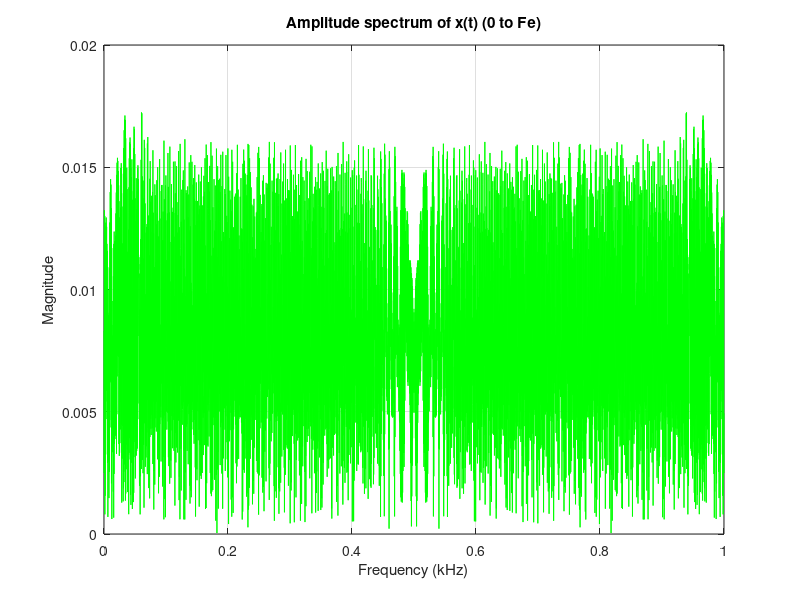
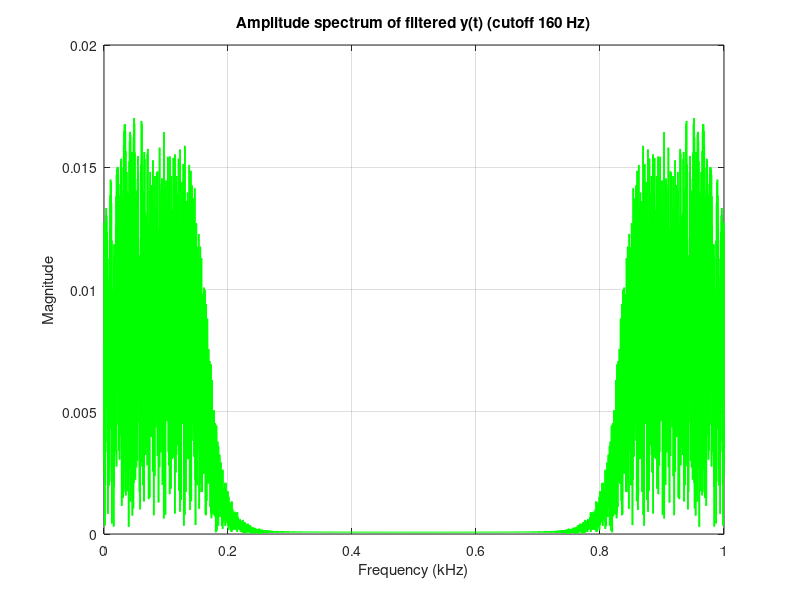

These charts were generated, in order, by the following MATLAB code:
%% Experiment 4 : Sampling and filtering (subject 1)

clc;
clear;
close all;

%% 1) Sampling parameters

Fe   = 1000;                 % Sampling frequency (Hz) for subject 1
Te   = 1 / Fe;               % Sampling period (s)
t    = (0:6400) * Te;        % Observation window (0 to 6400 samples -> 6.4 s)

%% 2) Generate x(t)
% x(t) = sin(2000 t^2) + sin(2000 t)^2/100 + sin(2000 t)/100
%        + cos(124000 t + pi/2) + sin(124000 t)

x = sin(2000*t.^2) ...
  + (sin(2000*t).^2)/100 ...
  + sin(2000*t)/100 ...
  + cos(124000*t + pi/2) ...
  + sin(124000*t);

%% 3) Amplitude spectrum of x(t) (0..Fe, axis in kHz)

N    = length(x);
Xfft = abs(fft(x)) / N;               % linear magnitude spectrum 
f_Hz = (0:N-1) * (Fe/N);              % frequency axis from 0 to Fe (Hz)
f_kHz = f_Hz / 1000;                  % in kHz

figure('Name','Amplitude spectrum of x(t)');
plot(f_kHz, Xfft, 'g');
title('Amplitude spectrum of x(t) (0 to Fe)');
xlabel('Frequency (kHz)');
ylabel('Magnitude');
xlim([0 Fe/1000]);                    % 0 .. Fe in kHz
grid on;

%% 4) 8th-order Butterworth low-pass filter (cutoff adapted)

% In the original statement Fe = 5 kHz with Fc = 800 Hz.
% Here Fe is 5 times smaller, so we scale the cutoff: Fc = 800/5 = 160 Hz.
Fc    = 160;                          % cutoff frequency (Hz)
order = 8;                            % filter order
Wn    = Fc / (Fe/2);                  % normalized cutoff (0..1) 

[b, a] = butter(order, Wn, 'low');    % Butterworth low-pass filter

%% 5) Filter the signal to obtain y(t)

y = filter(b, a, x);

%% 6) Amplitude spectrum of filtered signal y(t)

Yfft   = abs(fft(y)) / N;
figure('Name','Amplitude spectrum of filtered signal y(t)');
plot(f_kHz, Yfft, 'g', 'LineWidth', 1.2);
title(['Amplitude spectrum of filtered y(t) (cutoff ', num2str(Fc), ' Hz)']);
xlabel('Frequency (kHz)');
ylabel('Magnitude');
xlim([0 Fe/1000]);
grid on;
